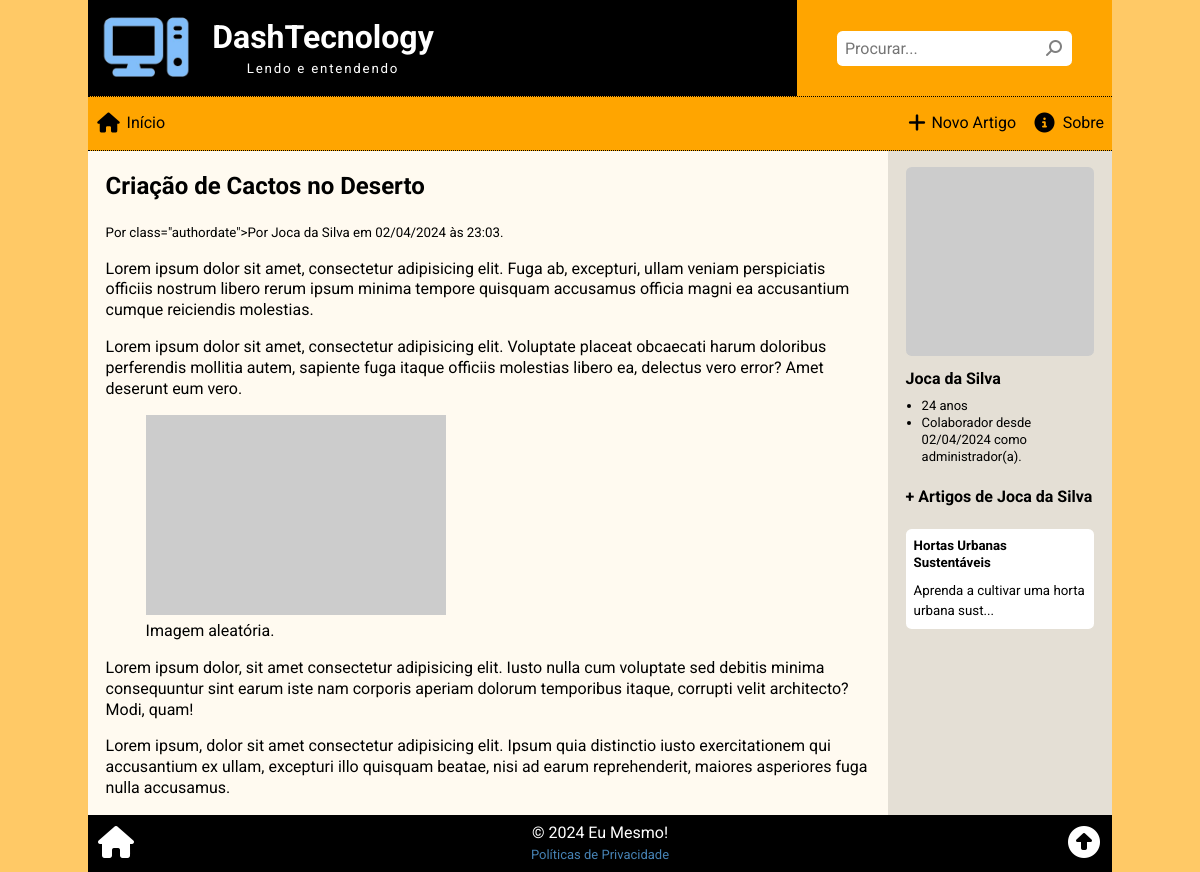
Screenshot of /view.php?id=7 with the database file from the repository.
### tables this page shows
CREATE TABLE article (
    art_id INT PRIMARY KEY AUTO_INCREMENT,
    art_date TIMESTAMP DEFAULT CURRENT_TIMESTAMP,
    art_thumbnail VARCHAR(255),
    art_title VARCHAR(127),
    art_summary VARCHAR(255),
    art_author INT,
    art_content TEXT,
    art_views INT DEFAULT '0',
    art_status ENUM('on', 'off', 'del') DEFAULT 'on',
    FOREIGN KEY (art_author) REFERENCES employee(emp_id)
);

CREATE TABLE employee (
    emp_id INT PRIMARY KEY AUTO_INCREMENT,
    emp_date TIMESTAMP DEFAULT CURRENT_TIMESTAMP,
    emp_photo VARCHAR(255),
    emp_name VARCHAR(127) NOT NULL,
    emp_birth DATE,
    emp_email VARCHAR(255) NOT NULL,
    emp_password VARCHAR(63) NOT NULL,
    emp_type ENUM('admin', 'author', 'moderator') DEFAULT 'moderator',
    emp_status ENUM('on', 'off', 'del') DEFAULT 'on'
);

### _global.php (called while the page is built, shortened)
<?php
$site = [
    "sitename" => "DashTecnology",
    "title" => "DashTecnology",
    "slogan" => "Lendo e entendendo",
    "logo" => "logo02.png",
    "mysql_hostname" => "localhost",
    "mysql_username" => "root",
    "mysql_password" => "",
    "mysql_database" => "helloword",
    "summary_length" => 40,
    "social_list" => [
        [
            "name" => "GitHub.com",
            "link" => "https://github.com/Luferat",
            "icon" => "fa-brands fa-square-github fa-fw",
            "color" => "#333"
        ], [
            "name" => "X / Twitter",
            "link" => "https://twitter.com/Luferat",
            "icon" => "fa-brands fa-square-x-twitter fa-fw",
            "color" => "#14171a"
        ], [
            "name" => "Youtube",
            "link" => "https://www.youtube.com/channel/UCkN6I-gfJlL5lUj9shkyxPQ",
            "icon" => "fa-brands fa-square-youtube fa-fw",
            "color" => "#ff0000"
        ], [
            "name" => "Facebook",
            "link" => "https://facebook.com/Luferat",
            "icon" => "fa-brands fa-square-facebook fa-fw",
            "color" => "#1877f2"
        ], [
            "name" => "Instagram",
            "link" => "https://instagram.com/Luferat",
            "icon" => "fa-brands fa-square-instagram fa-fw",
            "color" => "#405de6"
        ], [
            "name" => "LinkedIn",
            "link" => "https://www.linkedin.com/in/luferat/",
            "icon" => "fa-brands fa-linkedin fa-fw",
            "color" => "#0a66c2"
        ]
    ]
];

### view.php (the view, shortened to what this page needs)
<?php
require("_global.php");
$id = isset($_GET['id']) ? intval($_GET['id']) : 0;
$sql = <<<SQL
SELECT
 	-- Obtém os campos de article necessários
 	art_id, art_title, art_content,
    -- Obtém a data formatada para o pseudo-campo art_datebr
    -- Referência: https://www.w3schools.com/sql/func_mysql_date_format.asp
    DATE_FORMAT(art_date, "%d/%m/%Y às %H:%i") AS art_datebr,
    -- Obtém os campos de employee necessários
    emp_id, emp_photo, emp_name, emp_type,
    -- Obtém a data formatada de cadastro do emplyee para o pseudo-campo emp_datebr
    DATE_FORMAT(emp_date, "%d/%m/%Y") AS emp_datebr,
    -- Obtém a idade do employee em anos
    -- Referências: https://www.w3schools.com/sql/func_mysql_timediff.asp
    TIMESTAMPDIFF(YEAR, emp_birth, CURDATE()) AS emp_age
-- Tabela original
FROM `article`
-- Faz a junção das tabelas 'article' e 'employee'
INNER JOIN `employee` ON art_author = emp_id
-- Regras para obter os dados
WHERE art_id = '{$id}'
	-- A data deve ser menor ou igual a agora
    -- Não obtém artigos agendados para o futuro
	AND art_date <= NOW()
    -- O artigo deve estar online
    AND art_status = 'on';
SQL;
$res = $conn->query($sql);
$art = $res->fetch_assoc();
$article = <<<ART
<div class="article">
    <h2>{$art['art_title']}</h2>
    <small>Por class="authordate">Por {$art['emp_name']} em {$art['art_datebr']}.</small>
    <div>{$art['art_content']}</div>
</div>
ART;
$sql = <<<SQL
UPDATE article
    SET art_views = art_views + 1
WHERE art_id = '{$id}';
SQL;
$conn->query($sql);
switch ($art['emp_type']) {
    case 'admin':
        $emp_type = 'administrador(a)';
        break;
};
$aside_author = <<<HTML
<div class="aside-author">
    <img src="{$art['emp_photo']}" alt="{$art['emp_name']}">
    <h4>{$art['emp_name']} </h4>
    <ul>
        <li>{$art['emp_age']} anos</li>
        <li>Colaborador desde {$art['emp_datebr']} como {$emp_type}.</li>
    </ul>
</div>
HTML;
$NameAuthor = <<<HTML
<h4>{$art['emp_name']} </h4>
HTML;
$sql = <<<SQL
-- Seleciona
SELECT
	-- os campos necessários
	art_id, art_title, art_summary
-- da tabela 'article'
FROM `article`
-- quando
WHERE
	-- o id do author é este
	art_author = '{$art['emp_id']}'
    -- não pegar o artigo atual
    AND art_id != '{$art['art_id']}'
    -- data atual ou no passado
    AND art_date <= NOW()
    -- status online
    AND art_status = 'on'
-- ordenados de forma aleatória
-- Referências: https://w3schools.com/sql/func_mysql_rand.asp
ORDER BY RAND()
-- limitado ao máximo de 3 registros
LIMIT 3;
SQL;
$res = $conn->query($sql);
$aside_articles =  <<<HTML
<h4>+ Artigos de  <?php echo $NameAuthor </h4><div class="aside_article">
HTML;
while ($aart = $res->fetch_assoc()) :
    if (strlen($aart['art_summary']) > $site['summary_length'])
        $art_summary = mb_substr(
            $aart['art_summary'],
            0,
            $site['summary_length']
        ) . "...";
    $aside_articles .= <<<HTML
<div onclick="location.href = 'view.php?id={$aart['art_id']}'">
    <h5>{$aart['art_title']}</h5>
    <p><small title="{$aart['art_summary']}">{$art_summary}</small></p>
</div>
HTML;
endwhile;
$aside_articles .= '</div>';
require('_header.php');
?>
<article>
    <?php
    echo $article;
    ?>
</article>
<aside>
    <?php
    echo $aside_author;
    echo $aside_articles;
    ?>
</aside>
<?php
require('_footer.php');
?>

### assets/css/global.css (style rules this page uses)
* { box-sizing: border-box; outline: none; }
html, body { position: relative; width: 100%; height: 100%; padding: 0; margin: 0; font-family: 'Roboto', Arial, Helvetica, sans-serif; font-size: 16px; line-height: 1.3; }
body { background-color: rgba(255, 166, 0, 0.6); background-image: url('../img/back01.png'); background-attachment: fixed; background-position: center; background-repeat: repeat; }
main article, main aside { padding: 0 1.1rem; }
main article { background-color: rgba(255, 255, 255, .9); flex-grow: 3; }
main aside { background-color: rgba(226, 226, 226, 0.9); min-height: 9rem; }
@media only screen and (min-width: 768px) { main aside { min-width: 14rem; max-width: 14rem; } }

### assets/css/view.css (style rules this page uses)
.aside-author { margin-top: 1rem; }
.aside-author img, .aside_article img { width: 100%; height: auto; }
.aside-author img { border-radius: .35rem; }
.aside-author h4 { margin: .5rem 0; }
.aside-author ul { font-size: small; margin: 0; padding: 0; padding-left: 1rem; }
.aside_article div { background-color: white; padding: .5rem; border-radius: .35rem; cursor: pointer; margin-bottom: 1rem; }
.aside_article h5 { margin: 0; }
.aside_article p { margin: .5rem 0 0 0; }

### rows the page displays
article: art_title "Criação de Cactos no Deserto", art_author.emp_name "Joca da Silva", art_content "Lorem ipsum dolor sit amet, consectetur adipisicing elit. Fuga ab, excepturi, ullam veniam perspiciatis officiis nostrum libero rerum ipsum minima tempore quisquam accusamus officia magni ea accusantium cumque reiciendis molestias. Lorem ipsum dolor sit amet, consectetur adipisicing elit. Voluptate placeat obcaecati harum doloribus perferendis mollitia autem, sapiente fuga itaque officiis molestias libero ea, delectus vero error? Amet deserunt eum vero. Imagem aleatória. Lorem ipsum dolor, sit amet consectetur adipisicing elit. Iusto nulla cum voluptate sed debitis minima consequuntur sint earum iste nam corporis aperiam dolorum temporibus itaque, corrupti velit architecto? Modi, quam!…", art_author.emp_type "administrador(a)"
article: art_title "Hortas Urbanas Sustentáveis", art_summary "Aprenda a cultivar uma horta urbana sust..."

### other values shown
$site["title"] "DashTecnology"
$site["slogan"] "Lendo e entendendo"
$art['art_datebr'] "02/04/2024 às 23:03"
$art['emp_age'] "24"
$art['emp_datebr'] "02/04/2024"
